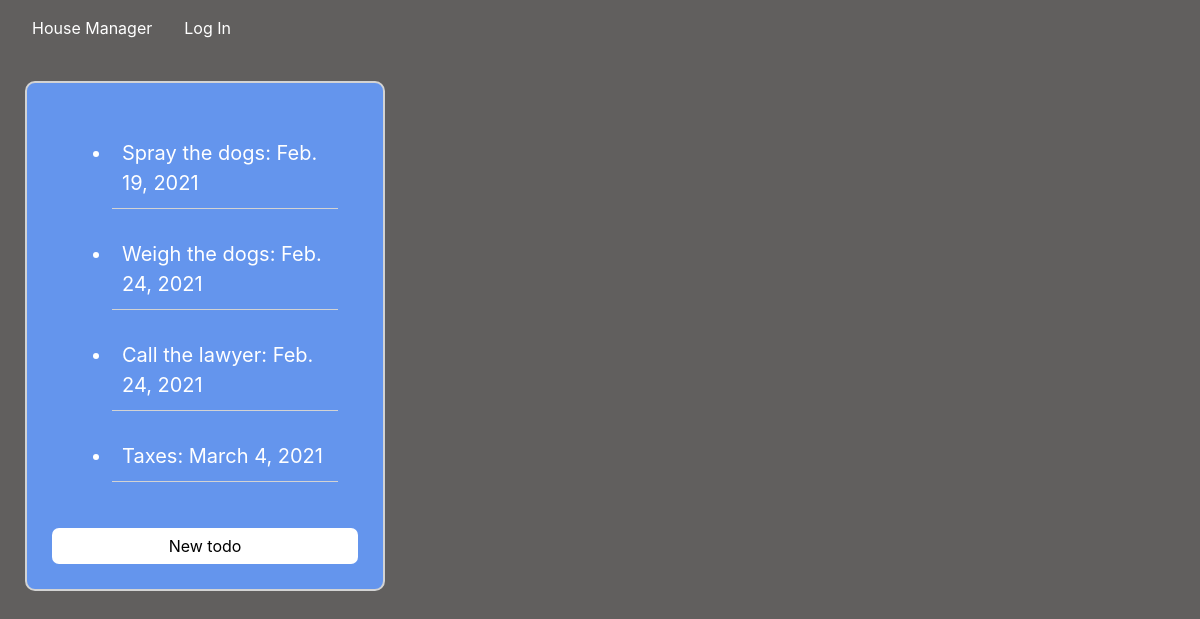
The page /todo on the database as committed earlier.
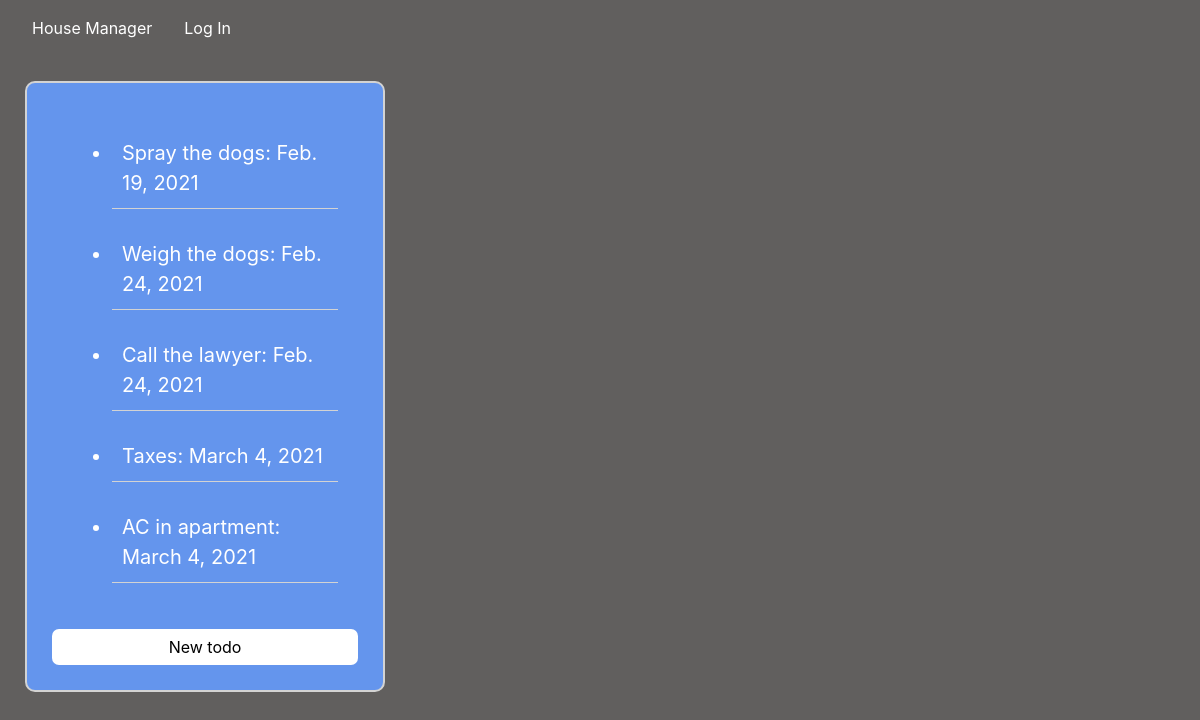
The same page on the database as committed later.
### housemanager/models.py (models this page shows, shortened)
class Todo(models.Model):
    todo = models.CharField(max_length = 200)
    done = models.BooleanField(default=False)
    todo_date = models.DateField(default=datetime.now, blank=True)
    dogs_todo = models.ManyToManyField(Dogs, related_name="Dogs_todo", blank=True)
    baby_todo = models.ManyToManyField(Baby, related_name="Baby_todo", blank=True)

### housemanager/views.py (the view)
# urls.py: path("todo", views.todo, name="todo"),
def todo(request):
    todolist = Todo.objects.all()
    return render(request, "housemanager/todo.html", {
        "todo": todolist
    })

### housemanager/templates/housemanager/todo.html (shortened to what this page needs)
{% extends "housemanager/layout.html" %}
{% load static %}
{% block body %}
    <div id="todolist">
        <ul id="ullist">
            {% for todo in todo%}
            <li id="listitem" class="listitem">
                    {{todo.todo}}:
                    {{todo.todo_date}}
            </li>
            {% endfor%}
        </ul>
        <button class="btn btn-primary" id="create-todo">
            New todo
        </button>
    </div>
{% endblock %}

Rows that differ between the two databases and show on the page:
added Todo: todo "AC in apartment", todo_date "March 4, 2021"
